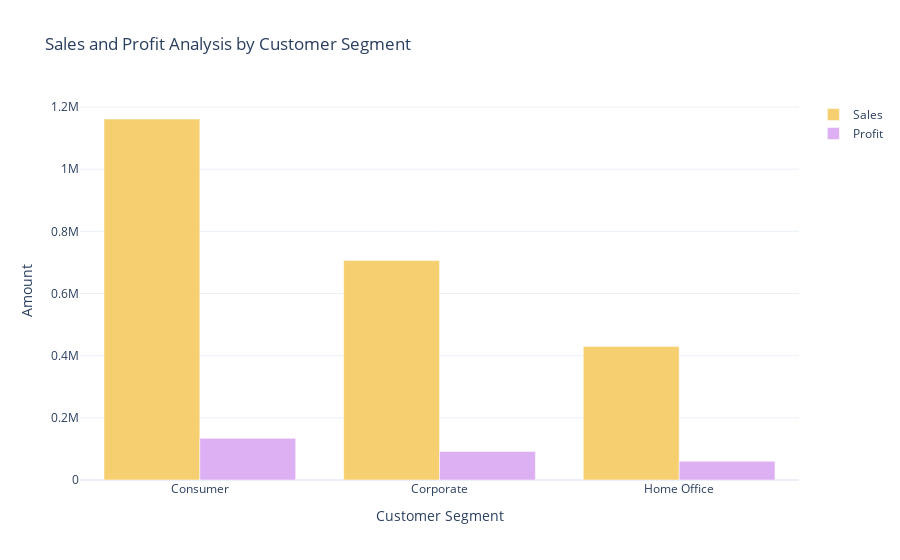

Source (notebook cell):
### Code cell
sales_profit_by_segment = data.groupby('Segment').agg({'Sales': 'sum', 'Profit':'sum'}).reset_index()

color_palette = colors.qualitative.Pastel

fig = go.Figure()
fig.add_trace(go.Bar(x=sales_profit_by_segment['Segment'],
                    y=sales_profit_by_segment['Sales'],
                    name="Sales",
                    marker_color=color_palette[1]))

fig.add_trace(go.Bar(x=sales_profit_by_segment['Segment'],
                    y=sales_profit_by_segment['Profit'],
                    name="Profit",
                    marker_color=color_palette[3]))

fig.update_layout(title='Sales and Profit Analysis by Customer Segment',
                 xaxis_title = 'Customer Segment',
                 yaxis_title='Amount')
fig.show()

### Figure 1 — Plotly figure (JSON) as saved in the notebook; plotly's stock layout.template omitted (floating-point values rounded to 4 significant figures)
{"data": [{"marker": {"color": "rgb(246, 207, 113)"}, "name": "Sales", "type": "bar", "x": ["Consumer", "Corporate", "Home Office"], "y": [1161000.0, 706100.0, 429700.0]}, {"marker": {"color": "rgb(220, 176, 242)"}, "name": "Profit", "type": "bar", "x": ["Consumer", "Corporate", "Home Office"], "y": [134100.0, 91980.0, 60300.0]}], "layout": {"autosize": true, "title": {"text": "Sales and Profit Analysis by Customer Segment"}, "xaxis": {"autorange": true, "range": [-0.5, 2.5], "title": {"text": "Customer Segment"}, "type": "category"}, "yaxis": {"autorange": true, "range": [0, 1223000.0], "title": {"text": "Amount"}, "type": "linear"}}}
